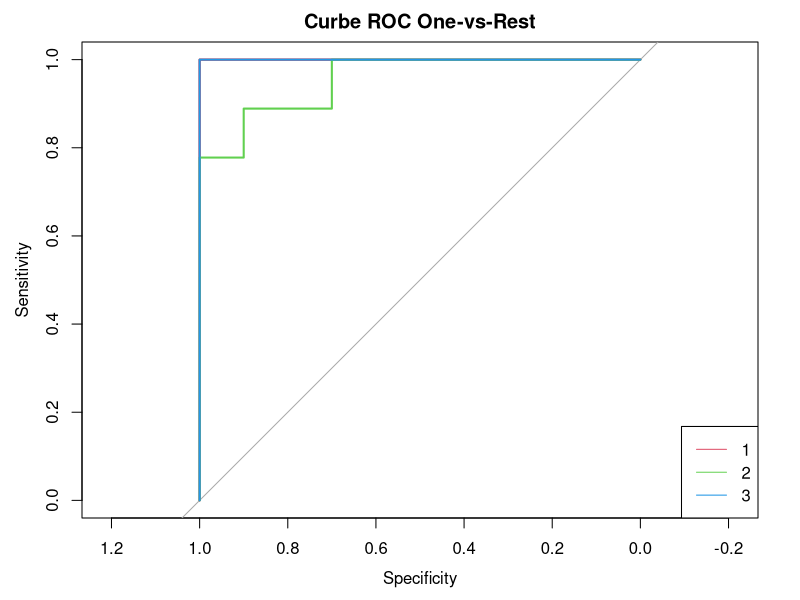

This figure's R source:
library(readxl)
library(nnet)      
library(caret)
install.packages("tidyverse")
library(tidyverse)

# 2. Încarcă datele
date <- read_excel("ICE.xlsx")

# 3. Selectează coloanele utile
date_filtrat <- date %>%
  select(`Ani asteptati de scolarizare`,
         `Gradul de inscriere in invatamantul primar`,
         `Gradul de inscriere in invatamantul secundar`,
         `Rata de finalizare a invatamantului primar`,
         `Nivel educațional general al țării`)

# 4. Elimină rândurile incomplete
date_filtrat <- na.omit(date_filtrat)

# 5. Transformă variabila țintă într-un factor
date_filtrat$`Nivel educațional general al țării` <- as.factor(date_filtrat$`Nivel educațional general al țării`)

# 6. Împarte setul în antrenare/test
set.seed(123)
ind <- createDataPartition(date_filtrat$`Nivel educațional general al țării`, p = 0.8, list = FALSE)
train_data <- date_filtrat[ind, ]
test_data <- date_filtrat[-ind, ]

# 7. Antrenează modelul de regresie logistică multinomială
model_multinom <- multinom(`Nivel educațional general al țării` ~ ., data = train_data)

# 8. Rezumă modelul
summary(model_multinom)

# 9. Preziceri pe setul de testare
predictii <- predict(model_multinom, newdata = test_data)

# 10. Matrice de confuzie
conf_matrix <- confusionMatrix(predictii, test_data$`Nivel educațional general al țării`)
print(conf_matrix)

# 11. Probabilități pentru fiecare clasă 
predictii_prob <- predict(model_multinom, newdata = test_data, type = "probs")
head(predictii_prob)

library(pROC)
library(ggplot2)

# 1. Obține probabilitățile prezise pentru fiecare clasă
predictii_prob <- predict(model_multinom, newdata = test_data, type = "probs")

# 2. Listă pentru a stoca curbele ROC
roc_list <- list()

# 3. Generare curbe ROC One-vs-Rest pentru fiecare clasă
for (clasa in colnames(predictii_prob)) {
  roc_obj <- roc(
    response = as.numeric(test_data$`Nivel educațional general al țării` == clasa),
    predictor = predictii_prob[, clasa]
  )
  roc_list[[clasa]] <- roc_obj
}

# 4. Plotare toate curbele ROC într-un singur grafic
plot(roc_list[[1]], col = "red", main = "Curbe ROC One-vs-Rest")
for (i in 2:length(roc_list)) {
  lines(roc_list[[i]], col = i + 1)  # Culori diferite
}
legend("bottomright", legend = names(roc_list), col = 2:(length(roc_list)+1), lty = 1)

# 5. Afișare AUC pentru fiecare clasă
sapply(roc_list, auc)

